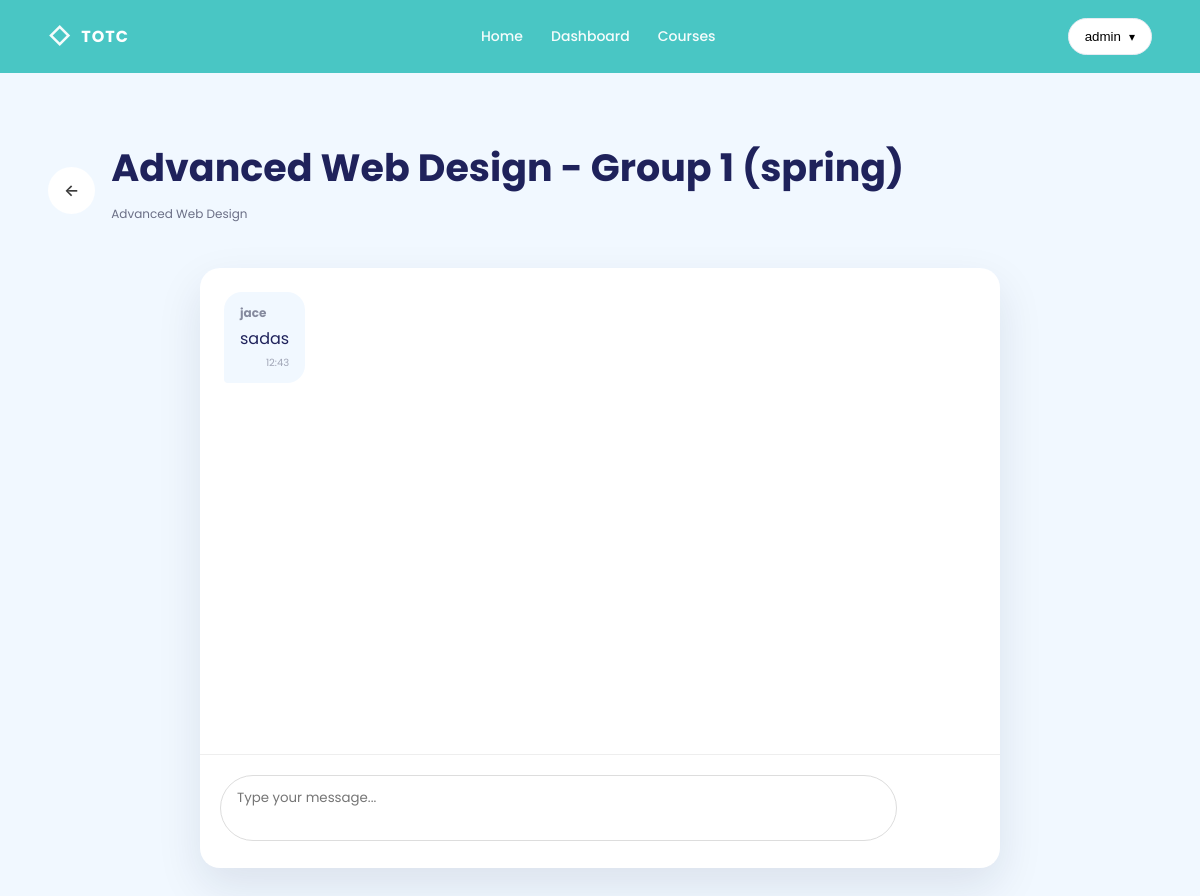
The app's page /messaging/chat/5/ (signed in) with its own data.
### accounts/models.py (models this page shows, shortened)
class User(AbstractUser):
    ROLE = (
        ('admin', 'Admin'),
        ('teacher', 'Teacher'),
        ('student', 'Student'),
    )
    role = models.CharField(max_length=10, choices=ROLE)
    avatar = models.ImageField(upload_to='avatar/', default='')
    phone = models.CharField(max_length=20, blank=True, null=True)
    address = models.CharField(max_length=250, blank=True, null=True)
    balance = models.DecimalField(max_digits=10, decimal_places=2, default=0.00)
    speciality = models.CharField(max_length=100, blank=True, null=True)
    qualifications = models.TextField(blank=True, null=True)
    is_expert = models.BooleanField(default=False)
    created_at = models.DateTimeField(auto_now_add=True)
    updated_at = models.DateTimeField(auto_now=True)
    class Meta:
        ordering = ['-id']
        verbose_name = 'User'
        verbose_name_plural = 'Users'

### courses/models.py (models this page shows, shortened)
class Group(models.Model):
    name = models.CharField(max_length=50)
    course = models.ForeignKey(Course, on_delete=models.CASCADE, related_name='groups')
    session = models.ForeignKey(Session, on_delete=models.CASCADE, related_name='groups', null=True, blank=True)
    teacher = models.ForeignKey(User, on_delete=models.SET_NULL, null=True, blank=True, related_name='taught_groups',
                                limit_choices_to={
                                    'role': 'teacher',
                                    },
                                )
    created_at = models.DateTimeField(auto_now_add=True)
    updated_at = models.DateTimeField(auto_now=True)
    class Meta:
        ordering = ('name',)
        verbose_name = 'Group'
        verbose_name_plural = 'Groups'
        unique_together = ('course',
                           'name')
        verbose_name = 'Group'
        verbose_name_plural = 'Groups'
        unique_together = ('course',
                           'name')

class Course(models.Model):
    name = models.CharField(max_length=100)
    category = models.ForeignKey(Category, on_delete=models.CASCADE, related_name='courses', blank=True, null=True)
    small_image = models.ImageField(upload_to='courses/small_images', null=True)
    large_image = models.ImageField(upload_to='courses/large_images', null=True)
    small_description = models.TextField(max_length=50)
    large_description = models.TextField(max_length=1000)
    price = models.IntegerField(blank=True, null=True)
    created_at = models.DateTimeField(auto_now_add=True)
    updated_at = models.DateTimeField(auto_now=True)
    class Meta:
        ordering = ('name',)
        verbose_name = 'Course'
        verbose_name_plural = 'Courses'

### messaging/models.py (models this page shows, shortened)
class Message(models.Model):
    group = models.ForeignKey(Group, on_delete=models.CASCADE, related_name='messages')
    sender = models.ForeignKey(User, on_delete=models.CASCADE, related_name='sent_messages')
    text = models.TextField()
    created_at = models.DateTimeField(auto_now_add=True)
    class Meta:
        ordering = ['created_at']

### messaging/views.py (the view, shortened to what this page needs)
# urls.py: path('chat/<int:group_id>/', views.GroupChatDetailView.as_view(), name='chat_detail'),
class GroupChatDetailView(LoginRequiredMixin, View):
    def get(self, request, group_id):
        group = get_object_or_404(Group, id=group_id)
        if request.user.role == 'student':
            is_enrolled = Enrollment.objects.filter(student=request.user, group=group).exists()
            if not is_enrolled:
                return redirect('messaging:group_list')
        elif request.user.role == 'teacher':
            if group.teacher != request.user:
                return redirect('messaging:group_list')
        messages = group.messages.all().select_related('sender')
        form = MessageForm()
        return render(request, 'messaging/chat.html', {
            'group': group,
            'messages': messages,
            'form': form
        })

### messaging/forms.py
class MessageForm(forms.ModelForm):
    class Meta:
        model = Message
        fields = ['text']
        widgets = {
            'text': forms.Textarea(attrs={
                'rows': 2,
                'placeholder': 'Type your message...',
                'class': 'chat-input'
            }),
        }

### templates/messaging/chat.html (shortened to what this page needs)
{% extends "base.html" %}
{% block content %}
    <section class="section section--soft">
        <div class="container">
            <div class="dash__top" style="margin-bottom: 32px;">
                <div style="display: flex; align-items: center; gap: 16px;">
                    <a href="{% url 'messaging:group_list' %}" class="btn btn--pill btn--white" style="padding: 10px 15px;">←</a>
                    <div>
                        <h2 class="h2" style="margin: 0;">{{ group.name }}</h2>
                        <p class="tiny muted">{{ group.course.name }}</p>
                    </div>
                </div>
            </div>
            <div class="chat-container" style="max-width: 800px; margin: 0 auto; background: #fff; border-radius: 20px; box-shadow: var(--shadow); display: flex; flex-direction: column; height: 600px;">
                <div class="chat-messages" id="chat-messages" style="flex: 1; padding: 24px; overflow-y: auto; display: flex; flex-direction: column; gap: 16px;">
                    {% for msg in messages %}
                        <div class="message {% if msg.sender == request.user %}message--sent{% else %}message--received{% endif %}"
                             style="max-width: 70%; padding: 12px 16px; border-radius: 18px; position: relative;
                                    {% if msg.sender == request.user %}align-self: flex-end; background: var(--teal); color: #fff; border-bottom-right-radius: 4px;{% else %}align-self: flex-start; background: var(--soft); color: var(--ink); border-bottom-left-radius: 4px;{% endif %}">
                            <div class="message__sender tiny" style="margin-bottom: 4px; font-weight: 700; opacity: 0.8;">
                                {% if msg.sender != request.user %}{{ msg.sender.username }}{% else %}You{% endif %}
                            </div>
                            <div class="message__text">{{ msg.text }}</div>
                            <div class="message__time tiny" style="text-align: right; margin-top: 4px; opacity: 0.6; font-size: 10px;">
                                {{ msg.created_at|date:"H:i" }}
                            </div>
                        </div>
                    {% empty %}
                        <div class="center muted" style="margin: auto;">No messages yet. Start the conversation!</div>
                    {% endfor %}
                </div>
                <div class="chat-footer" style="padding: 20px; border-top: 1px solid #eee;">
                    <form method="post" style="display: flex; gap: 12px;">
                        <div style="flex: 1;">
                            {{ form.text }}
                        </div>
                        <button type="submit" class="btn btn--pill btn--primary">Send</button>
                    </form>
                </div>
            </div>
        </div>
    </section>
{% endblock %}

### templates/base.html (shortened to what this page needs)
{% load static %}
<!doctype html>
<html lang="en">
<head>
    <link rel="stylesheet" href="{% static 'css/style.css' %}">
</head>
<body>
<header class="nav">
    <div class="container nav__inner">
        <a class="brand" href="{% url 'index' %}">
            <span class="brand__mark">◇</span>
            <span class="brand__text">TOTC</span>
        </a>
        <nav class="nav__links">
            <a href="{% url 'index' %}">Home</a>
            {% if user.is_authenticated %}
                {% if user.role == 'admin' %}
                    <a href="{% url 'courses:admin_dashboard' %}">Dashboard</a>
                    <a href="{% url 'courses:list' %}">Courses</a>
                {% elif user.role == 'teacher' %}
                    <a href="{% url 'accounts:dashboard' %}">Dashboard</a>
                    <a href="{% url 'courses:list' %}">My Courses</a>
                {% elif user.role == 'student' %}
                    <a href="{% url 'accounts:dashboard' %}">Dashboard</a>
                    <a href="{% url 'courses:list' %}">My Courses</a>
                {% endif %}
            {% endif %}
        </nav>
        <div class="nav__actions">
            {% if user.is_authenticated %}
                <div class="navUser">
                    <button class="navUser__btn" type="button">
                        <span class="navUser__name">{{ user.username }}</span>
                        <span class="navUser__chev">▾</span>
                    </button>
                </div>
            {% else %}
                <a class="btn btn--pill btn--white" href="{% url 'accounts:login' %}">Login</a>
                <a class="btn btn--pill btn--ghost" href="mailto:admin@admin.com">Contact Us</a>
            {% endif %}
        </div>
    </div>
</header>
{% block content %}{% endblock %}
</body>
</html>

### static/css/style.css (style rules this page uses)
:root { --teal:#49c6c4; --teal2:#2db6b4; --ink:#1f225b; --muted:#6b6f86; --soft:#f1f8ff; --orange:#ff9b20; --pink:#e74a7a; --navy:#24264b; --radius:18px; --shadow:0 18px 45px rgba(20, 32, 68, 0.10); }
* { box-sizing:border-box }
html,body { margin:0;padding:0; scroll-behavior: smooth; overflow-x: hidden; }
body { font-family:"Poppins",system-ui,-apple-system,Segoe UI,Roboto,Arial,sans-serif; color:var(--ink); background:#fff; }
a { color:inherit;text-decoration:none }
.container { width:min(1200px, 92%); margin-inline:auto }
.section { padding:72px 0 }
.section--soft { background:var(--soft) }
.h2 { font-size:38px; line-height:1.2; margin:0 0 12px; font-weight:700; }
.muted { color:var(--muted); line-height:1.8; }
.tiny { font-size:12px;color:var(--muted) }
.nav { background:var(--teal); padding:18px 0; position:sticky; top:0; z-index:50; }
.nav__inner { display:flex; align-items:center; justify-content:space-between; gap:16px; }
.brand { display:flex; align-items:center; gap:10px; color:#fff; font-weight:700; }
.brand__mark { font-size:22px; opacity:.95 }
.brand__text { letter-spacing:.06em }
.nav__links { display:flex; gap:28px; color:#fff; opacity:.95 }
.nav__links a { font-weight:500; font-size:14px }
.nav__actions { display:flex; gap:12px }
.btn { display:inline-flex; align-items:center; justify-content:center; gap:10px; padding:12px 18px; border-radius:999px; border:1px solid transparent; font-weight:600; cursor:pointer; }
.btn--pill { border-radius:999px }
.btn--white { background:#fff;color:#3a3a3a }
.btn--primary { background:rgba(255,255,255,.25); color:#fff; border-color:rgba(255,255,255,.0); }
.navUser { position: relative; }
.navUser__btn { display: flex; align-items: center; gap: 8px; padding: 10px 16px; border-radius: 999px; background: #fff; border: 1px solid #e6ebf2; cursor: pointer; font-weight: 500; }
.navUser__chev { font-size: 12px; }
.navUser { position: relative; display: inline-block; }
.dash__top { display: flex; align-items: flex-start; justify-content: space-between; gap: 16px; margin-bottom: 22px; }

### templates/messaging/chat.html (style rules this page uses)
.chat-input { width: 100%; padding: 12px 16px; border-radius: 999px; border: 1px solid #ddd; font-family: inherit; resize: none; outline: none; transition: border-color 0.2s; }

### records on screen
User: username "admin"
Group: name "Advanced Web Design - Group 1 (spring)", course.name "Advanced Web Design"
Message: sender.username "jace", text "sadas", created_at "12:43"
